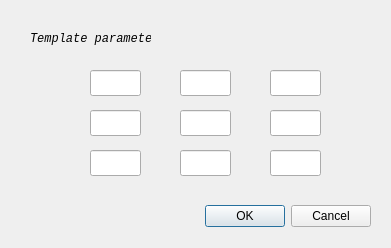
<?xml version="1.0" encoding="UTF-8"?>
<ui version="4.0">
 <class>Dialog_smooth</class>
 <widget class="QDialog" name="Dialog_smooth">
  <property name="geometry">
   <rect>
    <x>0</x>
    <y>0</y>
    <width>391</width>
    <height>248</height>
   </rect>
  </property>
  <property name="windowTitle">
   <string>Dialog</string>
  </property>
  <widget class="QDialogButtonBox" name="buttonBox">
   <property name="geometry">
    <rect>
     <x>30</x>
     <y>200</y>
     <width>341</width>
     <height>32</height>
    </rect>
   </property>
   <property name="orientation">
    <enum>Qt::Horizontal</enum>
   </property>
   <property name="standardButtons">
    <set>QDialogButtonBox::Cancel|QDialogButtonBox::Ok</set>
   </property>
  </widget>
  <widget class="QLabel" name="label">
   <property name="geometry">
    <rect>
     <x>30</x>
     <y>30</y>
     <width>121</width>
     <height>18</height>
    </rect>
   </property>
   <property name="font">
    <font>
     <family>Consolas</family>
     <italic>true</italic>
    </font>
   </property>
   <property name="text">
    <string>Template parameter</string>
   </property>
  </widget>
  <widget class="QLineEdit" name="lineEdit">
   <property name="geometry">
    <rect>
     <x>90</x>
     <y>70</y>
     <width>51</width>
     <height>26</height>
    </rect>
   </property>
   <property name="text">
    <string/>
   </property>
  </widget>
  <widget class="QLineEdit" name="lineEdit_2">
   <property name="geometry">
    <rect>
     <x>180</x>
     <y>70</y>
     <width>51</width>
     <height>26</height>
    </rect>
   </property>
   <property name="text">
    <string/>
   </property>
  </widget>
  <widget class="QLineEdit" name="lineEdit_3">
   <property name="geometry">
    <rect>
     <x>270</x>
     <y>70</y>
     <width>51</width>
     <height>26</height>
    </rect>
   </property>
   <property name="text">
    <string/>
   </property>
  </widget>
  <widget class="QLineEdit" name="lineEdit_4">
   <property name="geometry">
    <rect>
     <x>90</x>
     <y>110</y>
     <width>51</width>
     <height>26</height>
    </rect>
   </property>
   <property name="text">
    <string/>
   </property>
  </widget>
  <widget class="QLineEdit" name="lineEdit_5">
   <property name="geometry">
    <rect>
     <x>180</x>
     <y>110</y>
     <width>51</width>
     <height>26</height>
    </rect>
   </property>
   <property name="text">
    <string/>
   </property>
  </widget>
  <widget class="QLineEdit" name="lineEdit_6">
   <property name="geometry">
    <rect>
     <x>270</x>
     <y>110</y>
     <width>51</width>
     <height>26</height>
    </rect>
   </property>
   <property name="text">
    <string/>
   </property>
  </widget>
  <widget class="QLineEdit" name="lineEdit_7">
   <property name="geometry">
    <rect>
     <x>90</x>
     <y>150</y>
     <width>51</width>
     <height>26</height>
    </rect>
   </property>
   <property name="text">
    <string/>
   </property>
  </widget>
  <widget class="QLineEdit" name="lineEdit_8">
   <property name="geometry">
    <rect>
     <x>180</x>
     <y>150</y>
     <width>51</width>
     <height>26</height>
    </rect>
   </property>
   <property name="text">
    <string/>
   </property>
  </widget>
  <widget class="QLineEdit" name="lineEdit_9">
   <property name="geometry">
    <rect>
     <x>270</x>
     <y>150</y>
     <width>51</width>
     <height>26</height>
    </rect>
   </property>
   <property name="text">
    <string/>
   </property>
  </widget>
 </widget>
 <resources/>
 <connections>
  <connection>
   <sender>buttonBox</sender>
   <signal>accepted()</signal>
   <receiver>Dialog_smooth</receiver>
   <slot>accept()</slot>
   <hints>
    <hint type="sourcelabel">
     <x>248</x>
     <y>254</y>
    </hint>
    <hint type="destinationlabel">
     <x>157</x>
     <y>274</y>
    </hint>
   </hints>
  </connection>
  <connection>
   <sender>buttonBox</sender>
   <signal>rejected()</signal>
   <receiver>Dialog_smooth</receiver>
   <slot>reject()</slot>
   <hints>
    <hint type="sourcelabel">
     <x>316</x>
     <y>260</y>
    </hint>
    <hint type="destinationlabel">
     <x>286</x>
     <y>274</y>
    </hint>
   </hints>
  </connection>
 </connections>
</ui>
